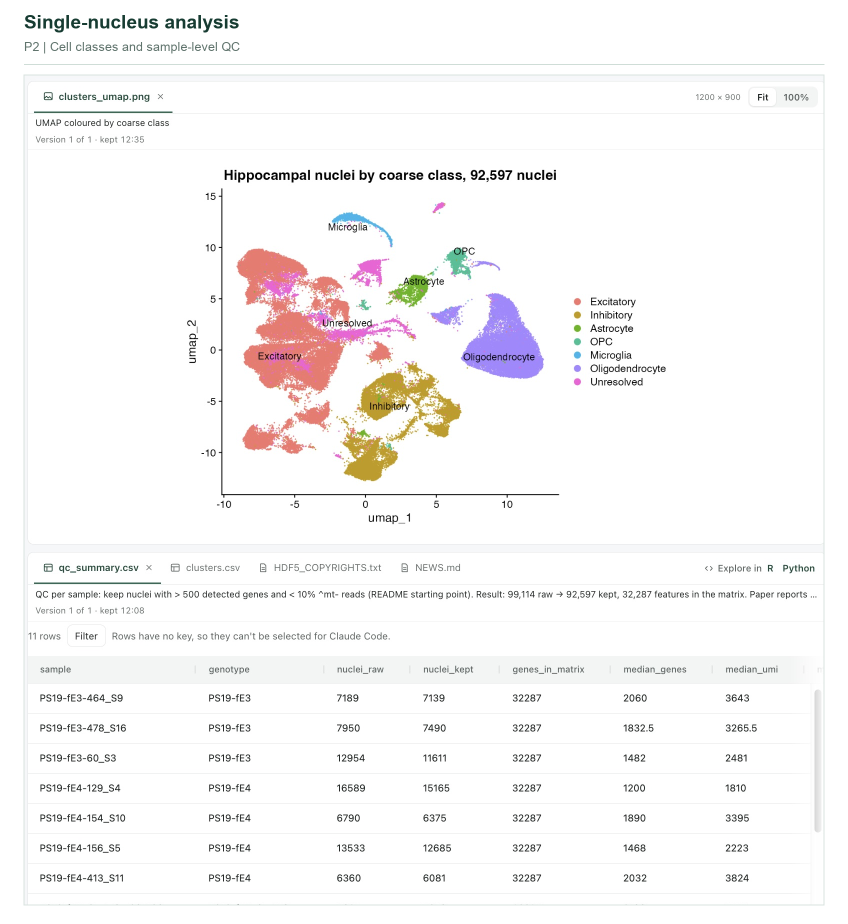
#> input picture drafts/arxiv/figures/figure-4-p2.png, 1696 x 1848 px, given in place of p2-studio-4k.png, which was not available (shown at 1/2 size)
$ python make_case_figures.py
#> lines starting #> are read from the running program, lines starting #| are printed output that depends on the picture
#!/usr/bin/env python3
"""Make lossless crops of reopened Rho views and an external-agent evidence figure."""
from pathlib import Path
from html import escape
import base64
import io
from PIL import Image, ImageDraw, ImageFont
import cairosvg
import csv
import math
import textwrap
import matplotlib
matplotlib.use('Agg')
import matplotlib.pyplot as plt

ROOT = Path(__file__).resolve().parents[1]
CAPTURES = ROOT / 'work/english-draft/captures'
OUT = ROOT / 'drafts/figures/print'
RHO = ROOT.parent / 'Rho'
OUT.mkdir(parents=True, exist_ok=True)
font = '/System/Library/Fonts/Supplemental/Arial.ttf'
bold = '/System/Library/Fonts/Supplemental/Arial Bold.ttf'

def case(filename, title, subtitle, box, output):
#> called with filename = 'p2-studio-4k.png', title = 'Single-nucleus analysis', subtitle = 'P2 | Cell classes and sample-level QC', box = (2120, 250, 3720, 1910), output = 'figure-4-p2.png'
    source = Image.open(CAPTURES / filename).convert('RGB').crop(box)
#> source: PIL image 1600x1660 RGB; every value is 0
    width = source.width + 96
#> width = 1696
    canvas = Image.new('RGB', (width, source.height + 188), 'white')
#> canvas: PIL image 1696x1848 RGB; every value is 255
    d = ImageDraw.Draw(canvas)
    d.text((48, 22), title, font=ImageFont.truetype(bold, 38), fill='#173c32')
    d.text((48, 79), subtitle, font=ImageFont.truetype(font, 25), fill='#60746d')
    d.line((48, 128, width - 48, 128), fill='#cfddd7', width=2)
    canvas.paste(source, (48, 150))
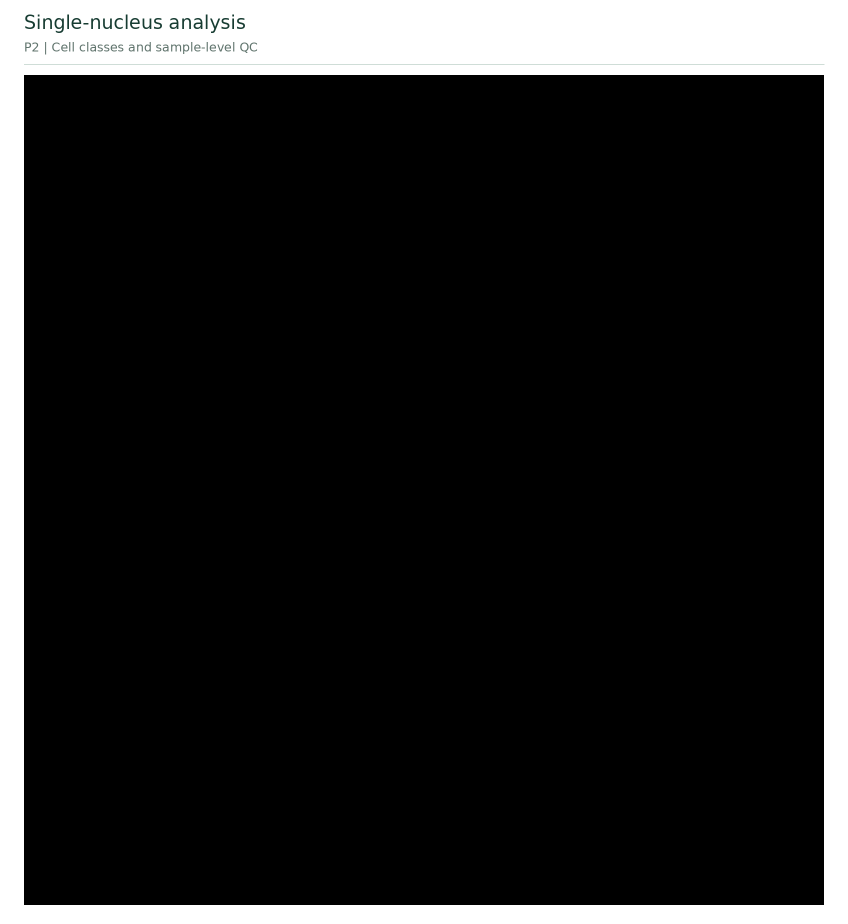
#> canvas: PIL image 1696x1848 RGB (shown at 1/2 size); mean R, G, B 38.5, 38.6, 38.5
    d.rectangle((47, 149, width - 48, 150 + source.height), outline='#d8e2de', width=2)
    canvas.save(OUT / output, optimize=True)

case('p2-studio-4k.png', 'Single-nucleus analysis', 'P2 | Cell classes and sample-level QC', (2120, 250, 3720, 1910), 'figure-4-p2.png')
case('p5-studio-4k.png', 'A paired patient comparison', 'P5 | The on-treatment result table in a workspace', (880, 250, 2730, 1720), 'figure-7-p5.png')
#> call 2 of case, with filename = 'p5-studio-4k.png', title = 'A paired patient comparison', box = (880, 250, 2730, 1720), output = 'figure-7-p5.png'
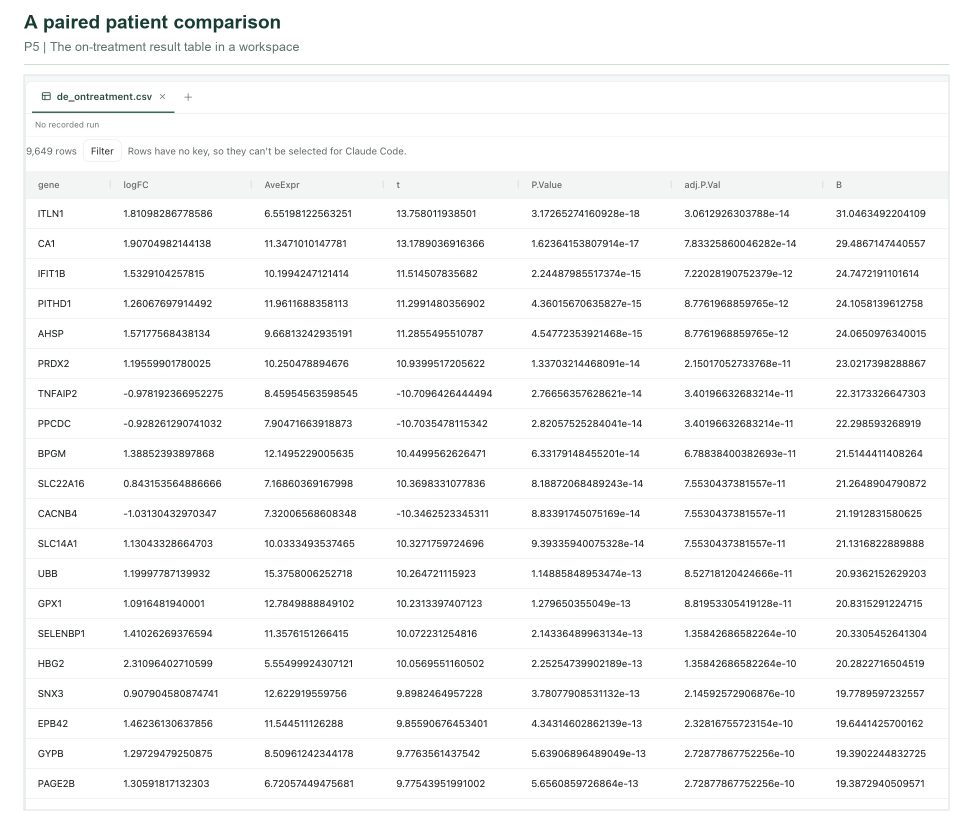
#> input picture drafts/arxiv/figures/figure-7-p5.png, 1946 x 1658 px, given in place of p5-studio-4k.png, which was not available (shown at 1/2 size)
#> in case (call 2), `source = Image.open(CAPTURES / filename).convert('RGB').crop(box)`:
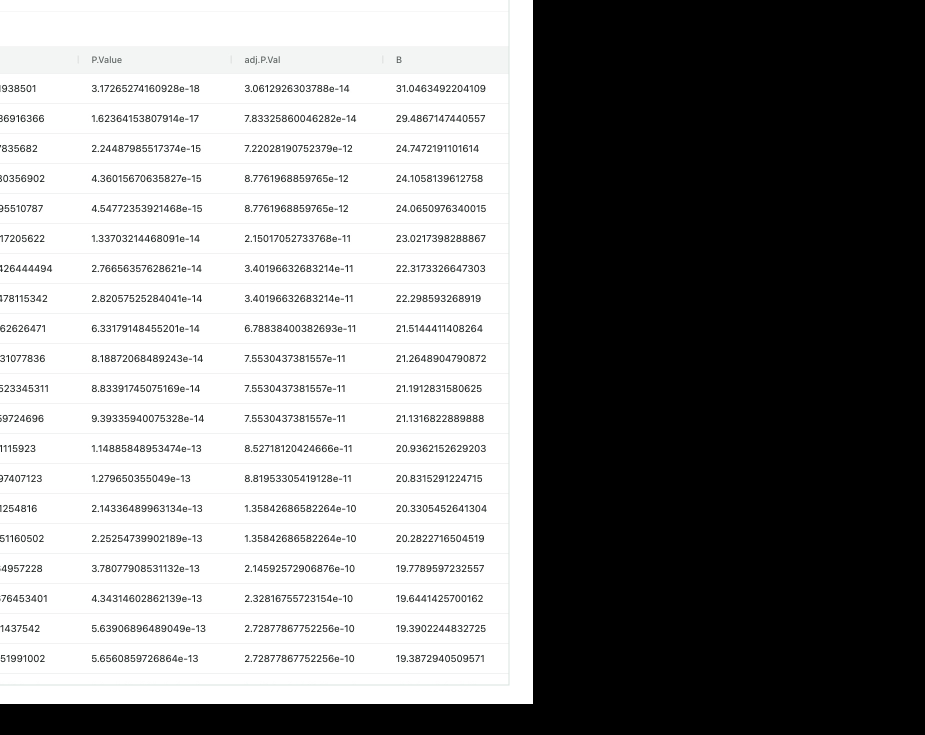
#> source: PIL image 1850x1470 RGB (shown at 1/2 size); mean R, G, B 134.7, 134.9, 134.8
#> in case (call 2), `canvas = Image.new('RGB', (width, source.height + 188), 'white')`: canvas: PIL image 1946x1658 RGB; every value is 255
#> in case (call 2), `canvas.paste(source, (48, 150))`:
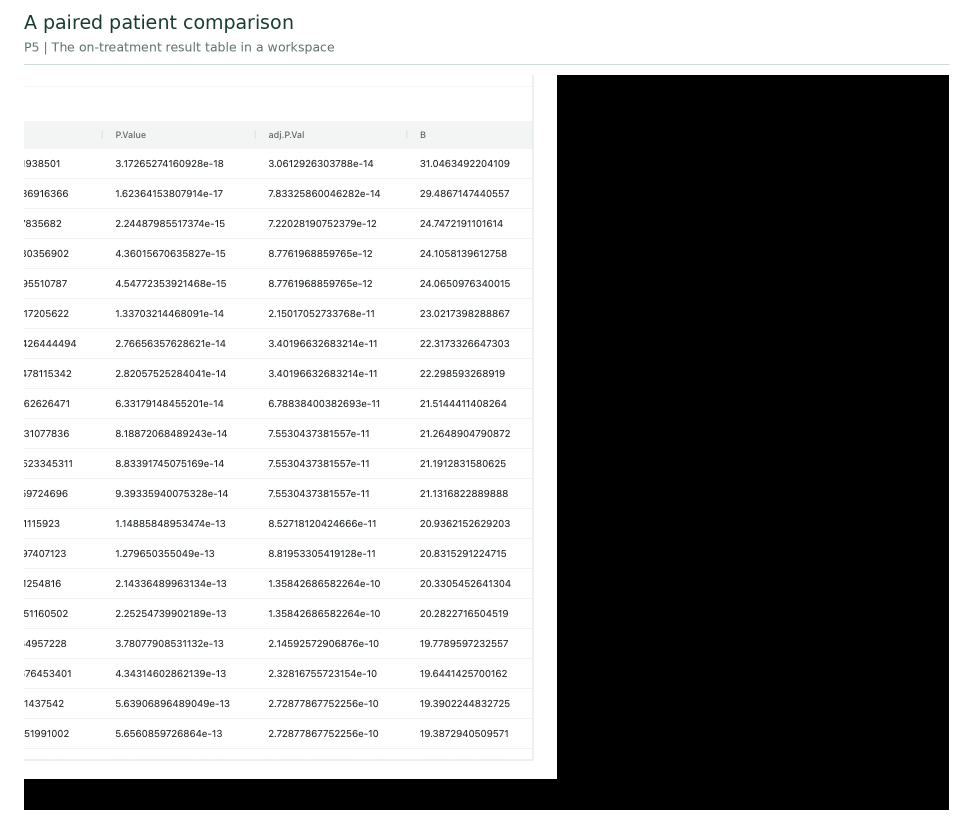
#> canvas: PIL image 1946x1658 RGB (shown at 1/2 size); mean R, G, B 153.1, 153.4, 153.3
#> in case (call 2), `canvas.save(OUT / output, optimize=True)`:
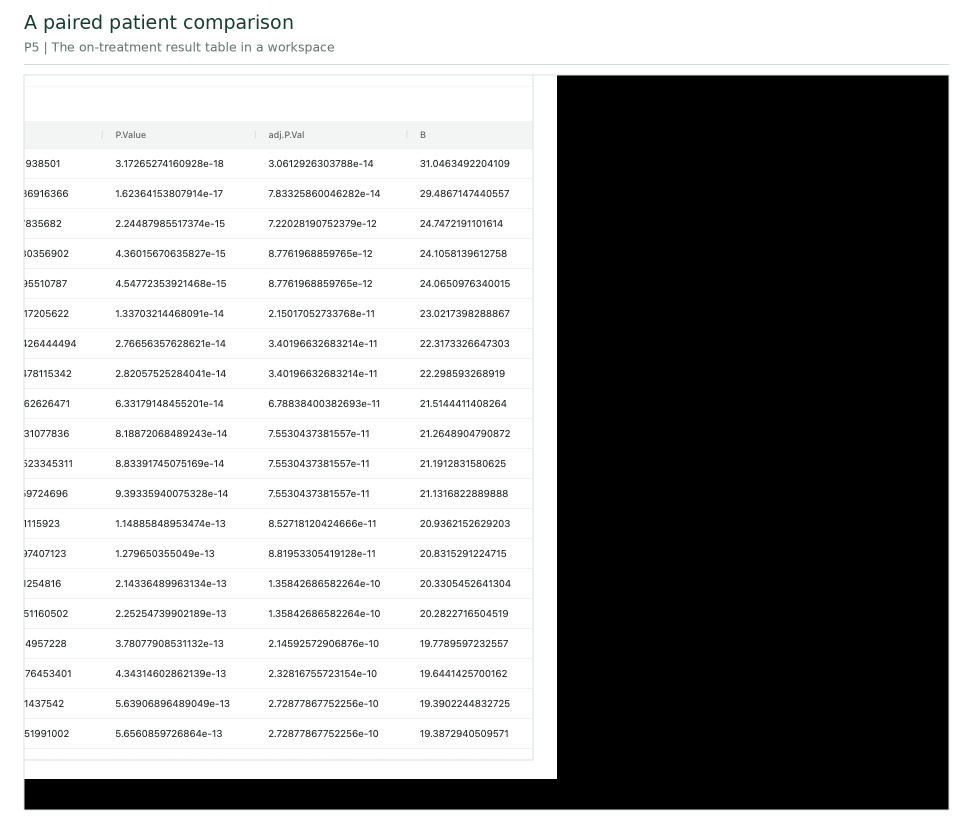
#> saved as figure-7-p5.png: PIL image 1946x1658 RGB (shown at 1/2 size); mean R, G, B 153.3, 153.6, 153.5

# Redraw P3's local table as a separate plot: labels in the saved plot overlap.
# The screenshot is retained as an unaltered, separately labelled panel.
table = RHO / 'work/literature-repro/projects/P3-dlbcl-dsp/results/hallmark_ora.csv'
#> (the run stopped early here; a loop or call above may not have finished)
